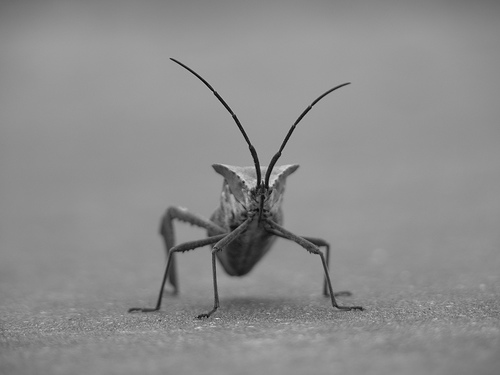
#> input picture Graphics/Image/bug.png, 500 x 375 px
$ python Playing_with_bug.py
#> lines starting #> are read from the running program, lines starting #| are printed output that depends on the picture
import matplotlib.pyplot as plt
import matplotlib.image as mpimg

img = mpimg.imread('bug.png') 				# la importamos como un array de numpy
#> img is the input picture: shape (375, 500, 3) float32; min 0, max 0.851, mean 0.551

#print(np.shape(img))						# -> (375, 500, 3): 375 columnas con 500 filas y tres colores po cada una

lum_img = img[:,:,0]


plt.subplot(221)
plt.imshow(img)

plt.subplot(222)
plt.imshow(lum_img)

plt.subplot(223)
plt.imshow(lum_img, cmap = "hot")

plt.subplot(224)
plt.imshow(lum_img, cmap = 'nipy_spectral')
plt.colorbar()

plt.savefig("Playing_with_bug.png")
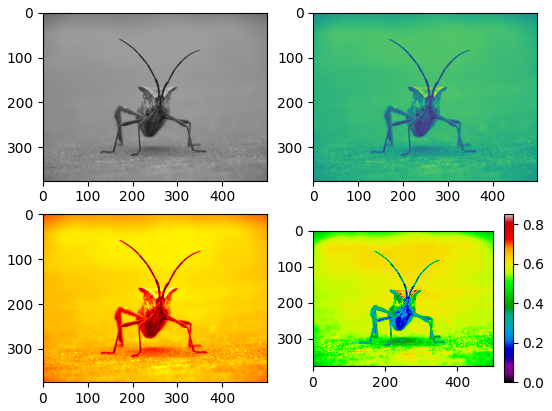
#> figure drawn by matplotlib, 5 panels

plt.show()


# source : https://matplotlib.org/users/image_tutorial.html
